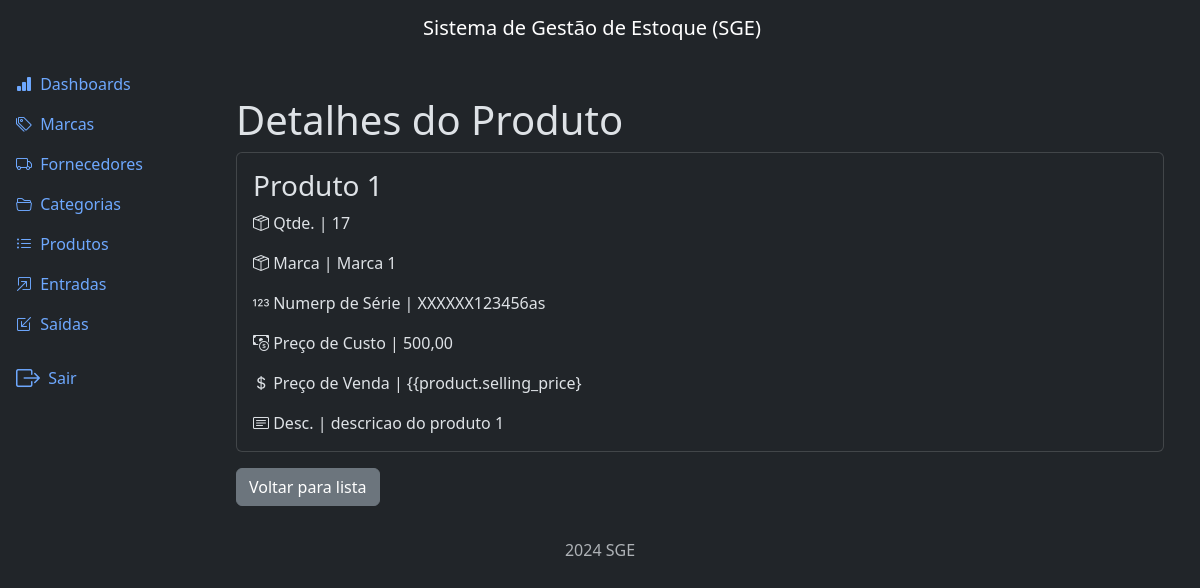
/products/detail/1/ (signed in), run on an earlier commit of the app's database.
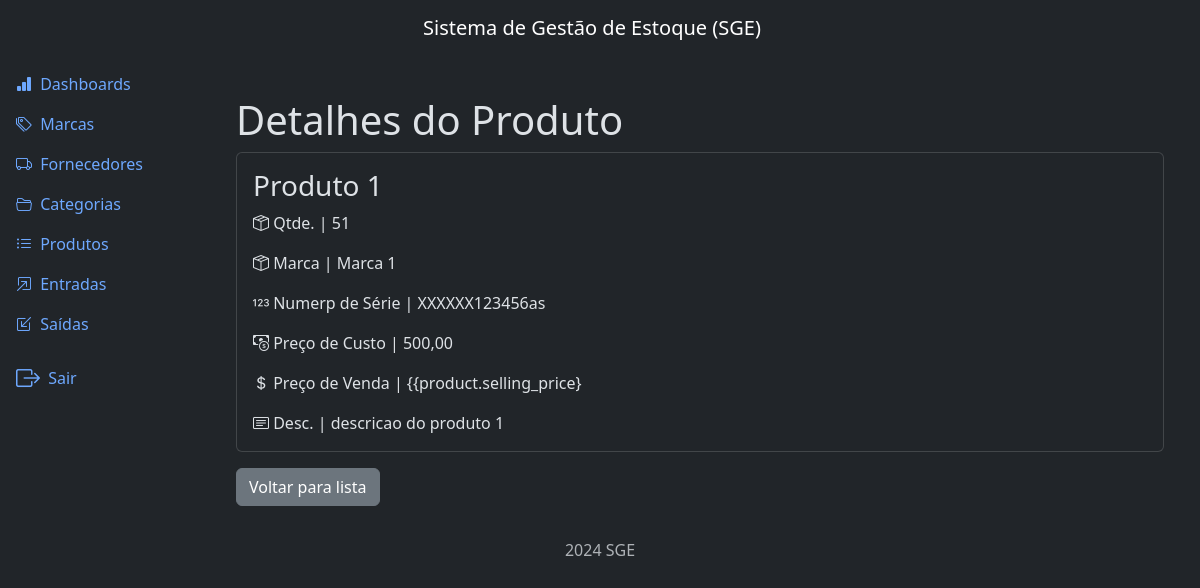
And on a later commit of the database.
### products/models.py (models this page shows, shortened)
class Product(models.Model):
    title = models.CharField(max_length=500)
    category = models.ForeignKey(
        Category, on_delete=models.PROTECT, related_name='products')
    brand = models.ForeignKey(
        Brand, on_delete=models.PROTECT, related_name='products')
    description = models.TextField(null=True, blank=True)
    serie_number = models.CharField(max_length=200, null=True, blank=True)
    cost_price = models.DecimalField(max_digits=20, decimal_places=2)
    selling_price = models.DecimalField(max_digits=20, decimal_places=2)
    quantity = models.IntegerField(default=0)
    created_at = models.DateTimeField(auto_now_add=True)
    updated_at = models.DateTimeField(auto_now=True)
    class Meta:
        ordering = ['title']

### brands/models.py (models this page shows)
class Brand(models.Model):
    name = models.CharField(max_length=500)
    description = models.TextField(null=True, blank=True)
    created_at = models.DateTimeField(auto_now_add=True)
    updated_at = models.DateTimeField(auto_now=True)
    class Meta:
        ordering = ['name']
    def __str__(self):
        return self.name

### products/views.py (the view)
# urls.py: path('detail/<int:pk>/', views.ProductDetailView.as_view(), name='detail'),
class ProductDetailView(LoginRequiredMixin, PermissionRequiredMixin, DetailView):
    model = Product
    template_name = 'product_detail.html'
    permission_required = 'products.view_product'

### products/templates/product_detail.html (shortened to what this page needs)
{% extends "base.html" %}
{% block content %}
  <div class="container mt-4">
    <h3 class="display-6" >Detalhes do Produto</h3>
    <div class="card">
      <div class="card-body">
        <h3 class="card-title">{{product.title}}</h3>
        <p class="card-text"><i class="bi bi-box-seam"></i> Qtde. | {{product.quantity}}</p>
        <p class="card-text"><i class="bi bi-box-seam"></i> Marca | {{product.brand}}</p>
        <p class="card-text"><i class="bi bi-123"></i> Numerp de Série | {{product.serie_number}}</p>
        <p class="card-text"><i class="bi bi-cash-coin"></i> Preço de Custo | {{product.cost_price}}</p>
        <p class="card-text"><i class="bi bi-currency-dollar"></i> Preço de Venda | {{product.selling_price}</p>
        <p class="card-text"><i class="bi bi-card-text"></i> Desc. | {{product.description}}</p>
      </div>
    </div>
    <a class="btn btn-secondary mt-3" href="{% url "product:list" %}">Voltar para lista</a>
  </div>
{% endblock content %}

What changed in the data, as far as the page shows it:
changed Product "Produto 1": quantity "17" → "51"
